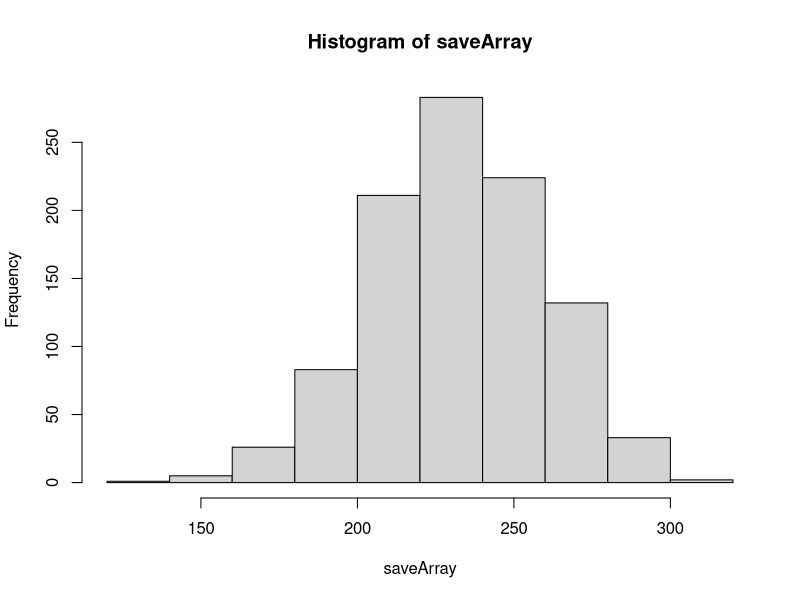

This figure's R source:
## ---- chunk 1
knitr::opts_chunk$set(echo = TRUE)
## ---- chunk 2
days = 1:365

saveArray=vector('numeric')
for(k in 1:1000){
  bank = 0
  for(i in 1:525){
    sampleClass = sample(days, 35, replace = TRUE)

    repeats = length(unique(sampleClass))
    if (repeats == 35) bank = bank - 2
    else bank = bank + 1
  }
saveArray[k]= bank
}

## ---- chunk 3
hist(saveArray)
## ---- chunk 4
print('average amt:')
print(mean(saveArray))
